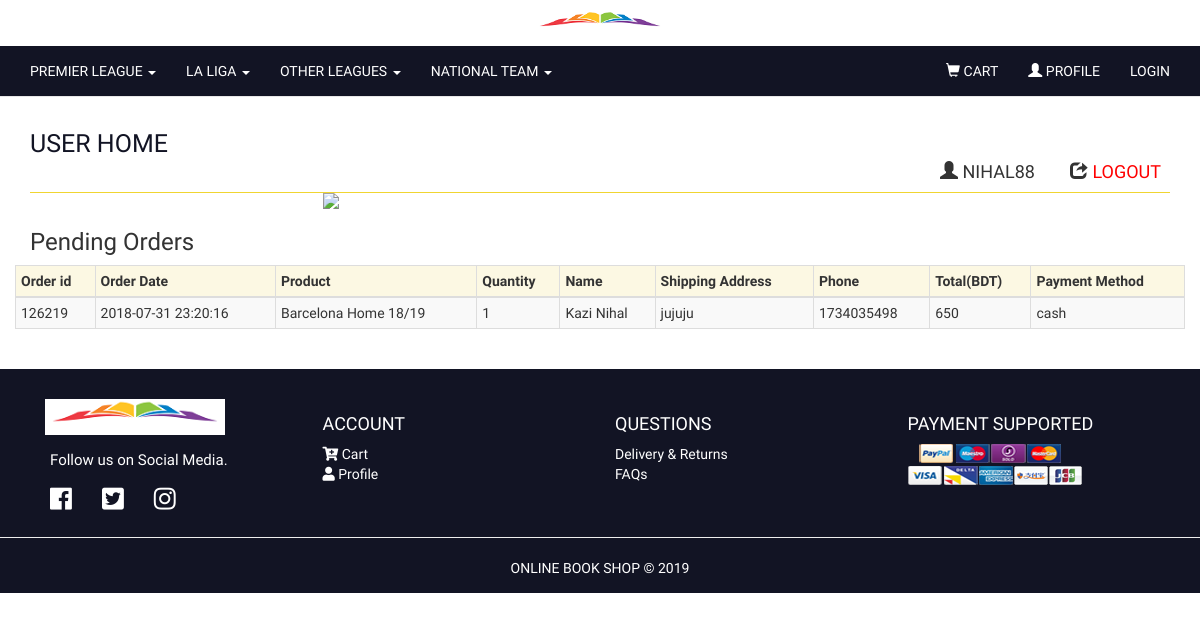
/dashboard.php (signed in), run on the app's committed database.
### tables this page shows
CREATE TABLE `categories` (
  `id` int(11) NOT NULL,
  `category` varchar(255) NOT NULL,
  `parent` int(11) NOT NULL DEFAULT '0'
);

CREATE TABLE `orders` (
  `id` int(11) NOT NULL,
  `orderid` int(11) NOT NULL,
  `subtotal` varchar(200) NOT NULL,
  `odate` varchar(200) NOT NULL,
  `username` varchar(200) NOT NULL,
  `fullname` varchar(200) NOT NULL,
  `saddress` varchar(200) NOT NULL,
  `phone` varchar(200) NOT NULL,
  `payment` varchar(200) NOT NULL,
  `deleted` int(11) NOT NULL DEFAULT '0'
);

CREATE TABLE `cart` (
  `id` int(11) NOT NULL,
  `time` timestamp NOT NULL DEFAULT CURRENT_TIMESTAMP,
  `pname` varchar(110) NOT NULL,
  `psize` varchar(110) NOT NULL,
  `pquantity` varchar(110) NOT NULL,
  `pprice` varchar(110) NOT NULL,
  `tprice` varchar(110) NOT NULL,
  `deleted` int(11) NOT NULL DEFAULT '0'
);

### dashboard.php (the view, shortened to what this page needs)
<?php
require_once 'core/init.php';
include 'includes/head.php';
$username5 = $_SESSION['username2'];
?>
<nav class="navbar navbar-default navbar-fixed-top">
    <div class="container-fluid">
        <div class="row row1">
            <div class="col-md-4">
            </div>
            <div class="col-md-4 text-center">
                <div class="row">
                    <a href="index.php"> <img src="images/logo.png" alt="logo" title="logo" style="width: 33%;"/> </a>
                </div>
            </div>
            <div class="col-md-4">
            </div>
        </div>
    </div>
    <div class="container-fluid row2">
        <div id="navbar" class="navbar-collapse collapse">
            <ul class="nav navbar-nav">
                <?php
                $sql = "SELECT * FROM categories WHERE parent = 0";
                $parentmenu = $db->query($sql);
                ?>
                <?php while ($menu = mysqli_fetch_assoc($parentmenu)) : ?>
                    <li class="dropdown">
                        <a href="#" class="dropdown-toggle" data-toggle="dropdown" role="button" aria-haspopup="true" aria-expanded="false"> <?php echo $menu['category']; ?> <span class="caret"></span></a>
                    </li>
                <?php endwhile; ?>
            </ul>
            <ul class="nav navbar-nav navbar-right">
                <li><a href="cart.php"><span class="glyphicon glyphicon-shopping-cart"></span> Cart </a></li>
                <li><a href="dashboard.php"><span class="glyphicon glyphicon-user"></span> Profile </a></li>
                <li><a href="login.php"> Login </a></li>
            </ul>
        </div>
    </div>
</nav>
<div class="container">
    <div class="titleC">
        <div class="row">
            <div class="col-md-4">
                <h3 class="textC">User Home</h3>
            </div>
            <div class="col-md-4"></div>
            <div class="col-md-4">
                <?php if (isset($_SESSION['loginuser'])) : ?>
                    <div class="row" >
                    </div>
                <?php endif ?>
                <?php if (isset($_SESSION['username2'])) : ?>
                    <div class="row">
                        <div class="col-md-4"></div>
                        <div class="col-md-4">
                            <h4><span class="glyphicon glyphicon-user"></span> <?php echo $_SESSION['username2']; ?> </h4>
                        </div>
                        <div class="col-md-4">
                            <h4><span class="glyphicon glyphicon-share"></span> <a href="index.php?logout='1'" style="color: red;">logout</a></h4>
                        </div>
                    </div>
                <?php endif ?>
            </div>
        </div>
    </div>
</div>
<div class="container">
    <div class="row">
        <div class="col-md-3"></div>
        <div class="col-md-6">
        <img class="img-responsive" src="images/pic12.jpg">
        </div>
        <div class="col-md-3"></div>
    </div>
</div>
<div class="container">
    <h3>Pending Orders</h3>
    <div class="row">
        <?php
        $results = $db->query("SELECT orders.orderid, orders.odate, cart.pname, cart.pquantity, cart.psize, orders.fullname, orders.saddress, orders.phone, orders.subtotal, orders.payment, orders.deleted FROM orders
            INNER JOIN cart ON orders.orderid = cart.id WHERE orders.username = '$username5' AND orders.deleted = 0");
        ?>
        <table class="table table-bordered table-condensed table-striped">
            <thead class="bg-warning">
            <th>Order id</th>
            <th>Order Date</th>
            <th>Product</th>
            <th>Quantity</th>
            <th>Name</th>
            <th>Shipping Address</th>
            <th>Phone</th>
            <th>Total(BDT)</th>
            <th>Payment Method</th>
            </thead>
            <tbody>
<?php while ($product = mysqli_fetch_assoc($results)) : ?>
                    <tr>
                        <td><?php echo $product['orderid']; ?></td>
                        <td><?php echo $product['odate']; ?></td>
                        <td><?php echo $product['pname']; ?></td>
                        <td><?php echo $product['pquantity']; ?></td>
                        <td><?php echo $product['fullname']; ?></td>
                        <td><?php echo $product['saddress']; ?></td>
                        <td><?php echo $product['phone']; ?></td>
                        <td><?php echo $product['subtotal']; ?></td>
                        <td><?php echo $product['payment']; ?></td>
                    </tr>
<?php endwhile; ?>
            </tbody>
        </table>
    </div>
</div>
<br>
<?php
include 'includes/footer.php';

### css/style.css (style rules this page uses)
* { font-family: 'Gudea', sans-serif; box-sizing: border-box; }
body { overflow-x: hidden; }
a { color: #fff; text-decoration: none; background-color: transparent; }
li { list-style-type: none; }
.row1 { padding-top: 10px; padding-bottom: 10px; background-color: #fff; }
.row2 { background-color: #121424; text-transform: uppercase; }
.navbar-default .navbar-collapse, .navbar-default .navbar-form { text-transform: uppercase; border-color: #121424; }
.navbar-default { background-color: #121424; }
.navbar-default ul { margin: 0px; padding: 0px; }
.navbar-default ul li { list-style-type: none; text-decoration: none; }
.navbar-default .navbar-nav>li>a { color: #fff; }
.navbar-default a { padding: 0px; font-size: 14px; color: #fff; display: block; transition: 0.5s; }
.titleC { margin-top: 30px; text-transform: uppercase; border-bottom: 1px solid #f0d531; }
.titleC .textC { display: table-row; font-size: 25px; color: #121424; padding-top: 30px; padding-bottom: 0px; }

### data on the page
categories: category "PREMIER LEAGUE"
categories: category "LA LIGA"
categories: category "OTHER LEAGUES"
categories: category "NATIONAL TEAM"
orders: orderid "126219", odate "2018-07-31 23:20:16", cart.pname "Barcelona Home 18/19", cart.pquantity "1", fullname "Kazi Nihal", saddress "jujuju", phone "1734035498", subtotal "650", payment "cash"

### other printed values
$_SESSION['username2'] "NIHAL88"
